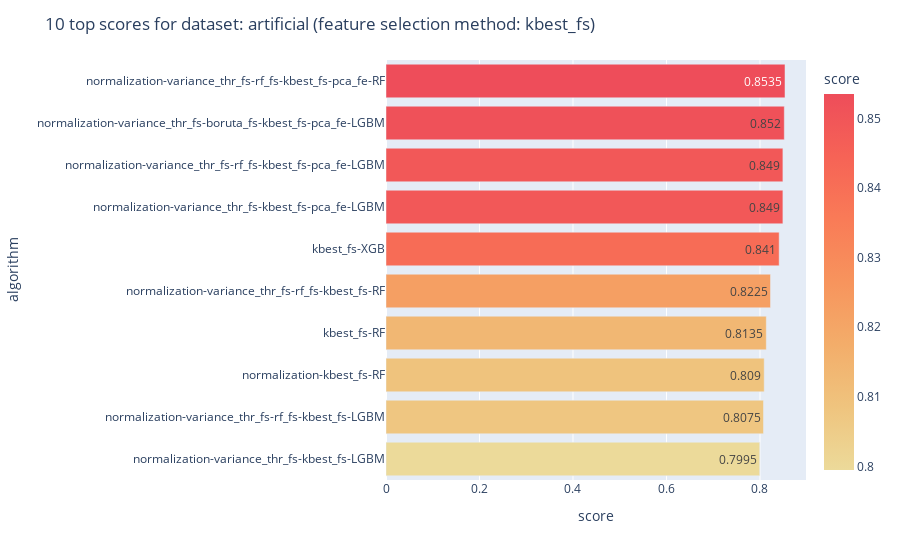

Notebook cell for this chart:
### Code cell
plot_n_top_models(df, dataset_name='artificial', n=10, fs_type='kbest_fs')

### Figure 1 — Plotly figure (JSON) as saved in the notebook; plotly's stock layout.template omitted (floating-point values rounded to 4 significant figures)
{"data": [{"alignmentgroup": "True", "hovertemplate": "Score:: %{x:.4f}<br>Model: %{y}<br>Dataset: artificial", "legendgroup": "", "marker": {"color": [0.8535, 0.852, 0.849, 0.849, 0.841, 0.8225, 0.8135, 0.809, 0.8075, 0.7995], "coloraxis": "coloraxis", "pattern": {"shape": ""}}, "name": "", "offsetgroup": "", "orientation": "h", "showlegend": false, "text": [0.8535, 0.852, 0.849, 0.849, 0.841, 0.8225, 0.8135, 0.809, 0.8075, 0.7995], "textposition": "auto", "type": "bar", "x": [0.8535, 0.852, 0.849, 0.849, 0.841, 0.8225, 0.8135, 0.809, 0.8075, 0.7995], "xaxis": "x", "y": ["normalization-variance_thr_fs-rf_fs-kbest_fs-pca_fe-RF", "normalization-variance_thr_fs-boruta_fs-kbest_fs-pca_fe-LGBM", "normalization-variance_thr_fs-rf_fs-kbest_fs-pca_fe-LGBM", "normalization-variance_thr_fs-kbest_fs-pca_fe-LGBM", "kbest_fs-XGB", "normalization-variance_thr_fs-rf_fs-kbest_fs-RF", "kbest_fs-RF", "normalization-kbest_fs-RF", "normalization-variance_thr_fs-rf_fs-kbest_fs-LGBM", "normalization-variance_thr_fs-kbest_fs-LGBM"], "yaxis": "y"}], "layout": {"barmode": "relative", "coloraxis": {"colorbar": {"title": {"text": "score"}}, "colorscale": [[0, "rgb(236, 218, 154)"], [0.1667, "rgb(239, 196, 126)"], [0.3333, "rgb(243, 173, 106)"], [0.5, "rgb(247, 148, 93)"], [0.6667, "rgb(249, 123, 87)"], [0.8333, "rgb(246, 99, 86)"], [1, "rgb(238, 77, 90)"]]}, "legend": {"tracegroupgap": 0}, "margin": {"t": 60}, "title": {"text": "10 top scores for dataset: artificial (feature selection method: kbest_fs)"}, "xaxis": {"anchor": "y", "domain": [0, 1], "title": {"text": "score"}}, "yaxis": {"anchor": "x", "autorange": "reversed", "domain": [0, 1], "title": {"text": "algorithm"}}}}
